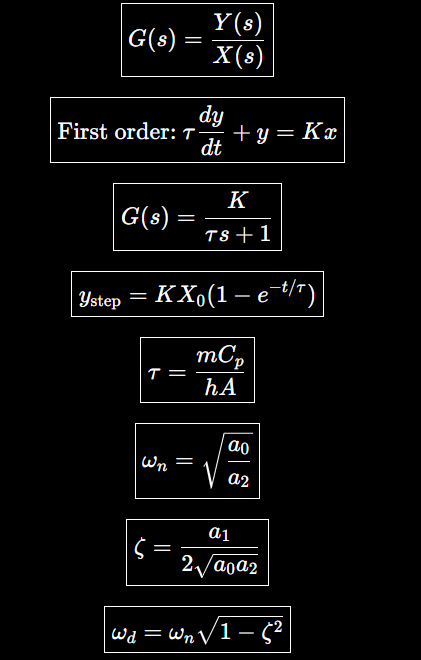
#> input picture image.jpg, 421 x 660 px
$ python Q10.py
#> lines starting #> are read from the running program, lines starting #| are printed output that depends on the picture
import numpy as np
import matplotlib.pyplot as plt
from PIL import Image

# Load the image
img = Image.open("image.jpg").convert("RGB")

# Transformation matrices
A1 = np.array([[2, 0],
               [0, 0.5]])

A2 = np.array([[0, -1],
               [1,  0]])

A3 = np.array([[1, 1],
               [0, 1]])

A4 = np.array([[-1, 0],
               [0,  1]])

A5 = np.array([[1, 0],
               [0, 0]])


def transform_image(img, A):

    img = np.array(img)

    height, width = img.shape[:2]

    cx = width / 2
    cy = height / 2

    result = np.zeros_like(img)

    for y in range(height):
        for x in range(width):

            point = np.array([x - cx, y - cy])

            new_point = A @ point

            new_x = int(new_point[0] + cx)
            new_y = int(new_point[1] + cy)

            if 0 <= new_x < width and 0 <= new_y < height:
                result[new_y, new_x] = img[y, x]

    return result


matrices = [A1, A2, A3, A4, A5]

for i, A in enumerate(matrices, 1):

    print("\nA" + str(i) + " =")
    print(A)

    # (a) T(e1) and T(e2)
    print("T(e1) =", A[:, 0])
    print("T(e2) =", A[:, 1])

    # (c) Rank
    print("Rank =", np.linalg.matrix_rank(A))

    # (d) Information loss
    if np.linalg.matrix_rank(A) < 2:
        print("Dimension/Information lost: YES")
    else:
        print("Dimension/Information lost: NO")

    # Transform image
    if i == 5:
        print("True A5 matrix is:")
        print(A)

        # Only for visualization
        visual_A = np.array([[1, 0],
                             [0, 0.01]])

        transformed = transform_image(img, visual_A)

    else:
        transformed = transform_image(img, A)

    # Display
    plt.figure(figsize=(6, 5))
    plt.imshow(transformed)
    plt.title("Transformation A" + str(i))
    plt.axis("off")
    plt.show()
#> this loop made 5 passes
#> pass 1, `transformed = transform_image(img, A)`:
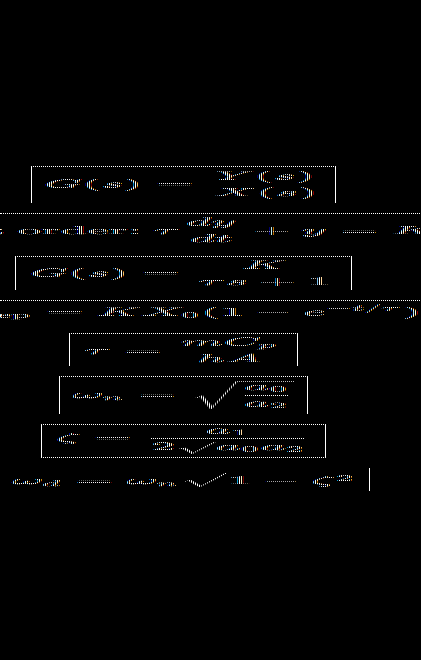
#> transformed: shape (660, 421, 3); mean R, G, B 3.9, 3.9, 3.9
#> pass 2, `transformed = transform_image(img, A)`:
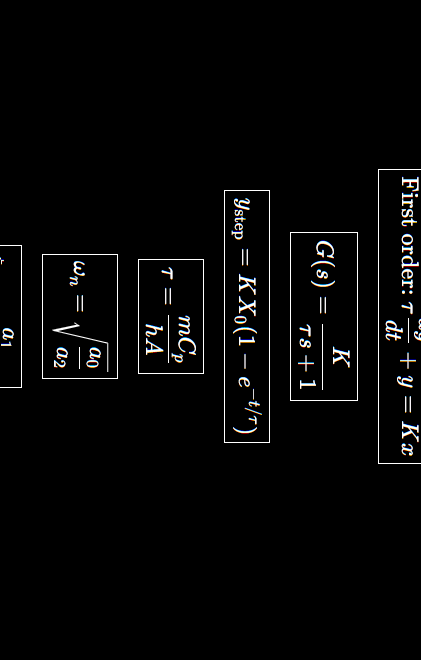
#> transformed: shape (660, 421, 3); mean R, G, B 5.7, 5.7, 5.7
#> pass 3, `transformed = transform_image(img, A)`:
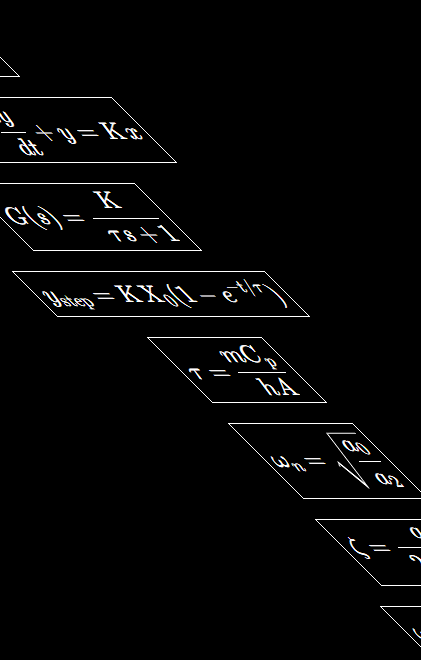
#> transformed: shape (660, 421, 3); mean R, G, B 5.3, 5.3, 5.3
